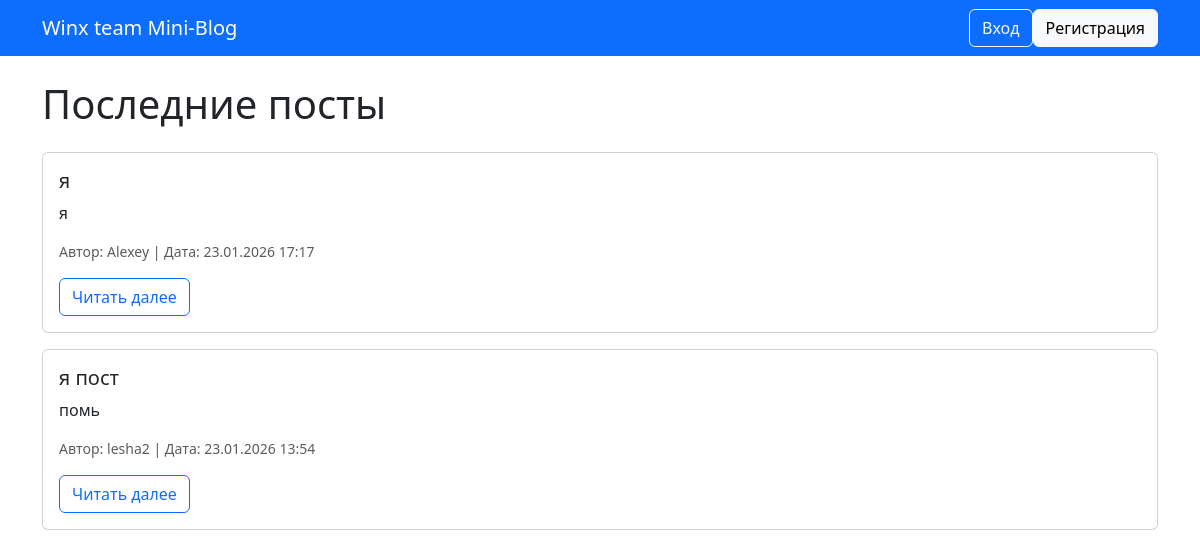
The page / on the database its author committed.
### posts/models.py (models this page shows, shortened)
class Post(models.Model):
    STATUS_CHOICES = [
        ('draft', 'Черновик'),
        ('published', 'Опубликован'),
    ]
    title = models.CharField(max_length=200)
    content = models.TextField()
    author = models.ForeignKey(settings.AUTH_USER_MODEL, on_delete=models.CASCADE)
    status = models.CharField(max_length=10, choices=STATUS_CHOICES, default='draft')
    created_at = models.DateTimeField(auto_now_add=True)
    updated_at = models.DateTimeField(auto_now=True)

### users/models.py (models this page shows, shortened)
class User(AbstractUser):
    bio = models.TextField(blank=True, null=True)
    avatar = models.ImageField(upload_to='avatars/', blank=True, null=True)

### posts/views.py (the view)
# urls.py: path('', views.post_list, name='post_list'),
def post_list(request):
    posts = Post.objects.filter(status="published").order_by("-created_at")
    return render(request, "posts/post_list.html", {"posts": posts})

### blog/posts/templates/posts/post_list.html
{% extends 'base.html' %}
{% block content %}
<h1 class="mb-4">Последние посты</h1>
{% for post in posts %}
<div class="card mb-3">
    <div class="card-body">
        <h5 class="card-title">{{ post.title }}</h5>
        <p class="card-text">{{ post.content|truncatewords:30 }}</p>
        <p class="text-muted small">
            Автор: {{ post.author.username }} |
            Дата: {{ post.created_at|date:"d.m.Y H:i" }}
        </p>
        <a href="{% url 'posts:post_detail' post.pk %}" class="btn btn-outline-primary">Читать далее</a>
    </div>
</div>
{% empty %}
<div class="alert alert-info">
    Пока нет опубликованных постов. Будьте первым!
</div>
{% endfor %}
{% endblock %}

### templates/base.html (shortened to what this page needs)
<!DOCTYPE html>
<html lang="ru">
<head>
    <link href="https://cdn.jsdelivr.net/npm/bootstrap@5.3.3/dist/css/bootstrap.min.css" rel="stylesheet">
</head>
<body>
    <nav class="navbar navbar-expand-lg navbar-dark bg-primary mb-4">
        <div class="container">
            <a class="navbar-brand" href="{% url 'posts:post_list' %}">Winx team Mini-Blog</a>
                <div class="navbar-nav ms-auto">
                    {% if user.is_authenticated %}
                        <a class="btn btn-outline-light" href="{% url 'posts:post_create' %}">Новый пост</a>
                        <span class="navbar-text ms-3 me-2">Привет, {{ user.username }}!</span>
                        <form method="post" action="{% url 'logout' %}" style="display: inline;">
                            {% csrf_token %}
                            <button type="submit" class="btn btn-outline-light">Выйти</button>
                        </form>
                    {% else %}
                        <a class="btn btn-outline-light" href="{% url 'login' %}">Вход</a>
                        <a class="btn btn-light" href="{% url 'register' %}">Регистрация</a>
                    {% endif %}
                </div>
        </div>
    </nav>
    <div class="container">
        {% block content %}
        {% endblock %}
    </div>
</body>
</html>

### rows shown on the page
Post: title "я", content "я", author.username "Alexey", created_at "23.01.2026 17:17"
Post: title "я пост", content "помь", author.username "lesha2", created_at "23.01.2026 13:54"
